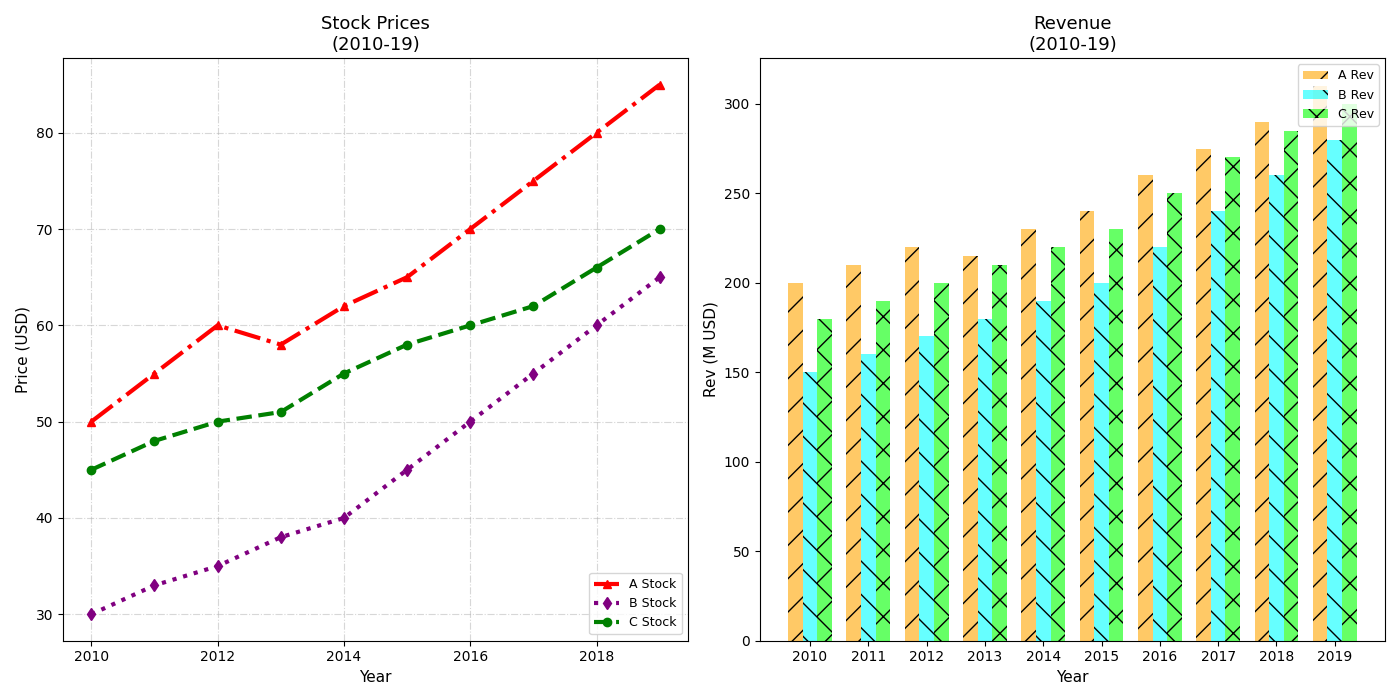

This figure's Python source:
import matplotlib.pyplot as plt
import numpy as np

years = np.arange(2010, 2020)

# Stock prices and revenue data for three companies
company_a_stock = [50, 55, 60, 58, 62, 65, 70, 75, 80, 85]
company_b_stock = [30, 33, 35, 38, 40, 45, 50, 55, 60, 65]
company_c_stock = [45, 48, 50, 51, 55, 58, 60, 62, 66, 70]

company_a_revenue = [200, 210, 220, 215, 230, 240, 260, 275, 290, 310]
company_b_revenue = [150, 160, 170, 180, 190, 200, 220, 240, 260, 280]
company_c_revenue = [180, 190, 200, 210, 220, 230, 250, 270, 285, 300]

fig, (ax1, ax2) = plt.subplots(1, 2, figsize=(14, 7))

# Plot stock prices with updated labels
ax1.plot(years, company_a_stock, label='A Stock', color='red', marker='^', linestyle='-.', linewidth=3)
ax1.plot(years, company_b_stock, label='B Stock', color='purple', marker='d', linestyle=':', linewidth=3)
ax1.plot(years, company_c_stock, label='C Stock', color='green', marker='o', linestyle='--', linewidth=3)

ax1.set_title('Stock Prices\n(2010-19)', fontsize=13)
ax1.set_xlabel('Year', fontsize=11)
ax1.set_ylabel('Price (USD)', fontsize=11)
ax1.legend(loc='lower right', fontsize=9)
ax1.grid(True, linestyle='-.', alpha=0.5)

# Adjust bar positions for plots
bar_width = 0.25
bar_positions1 = np.arange(len(company_a_revenue))
bar_positions2 = bar_positions1 + bar_width
bar_positions3 = bar_positions2 + bar_width

# Plot revenue with adjusted labels
ax2.bar(bar_positions1, company_a_revenue, width=bar_width, color='orange', alpha=0.6, hatch='/', label='A Rev')
ax2.bar(bar_positions2, company_b_revenue, width=bar_width, color='cyan', alpha=0.6, hatch='\\', label='B Rev')
ax2.bar(bar_positions3, company_c_revenue, width=bar_width, color='lime', alpha=0.6, hatch='x', label='C Rev')

ax2.set_title('Revenue\n(2010-19)', fontsize=13)
ax2.set_xlabel('Year', fontsize=11)
ax2.set_ylabel('Rev (M USD)', fontsize=11)
ax2.set_xticks(bar_positions1 + bar_width)
ax2.set_xticklabels(years)
ax2.legend(loc='upper right', fontsize=9)
ax2.grid(False)

plt.tight_layout()
plt.show()
